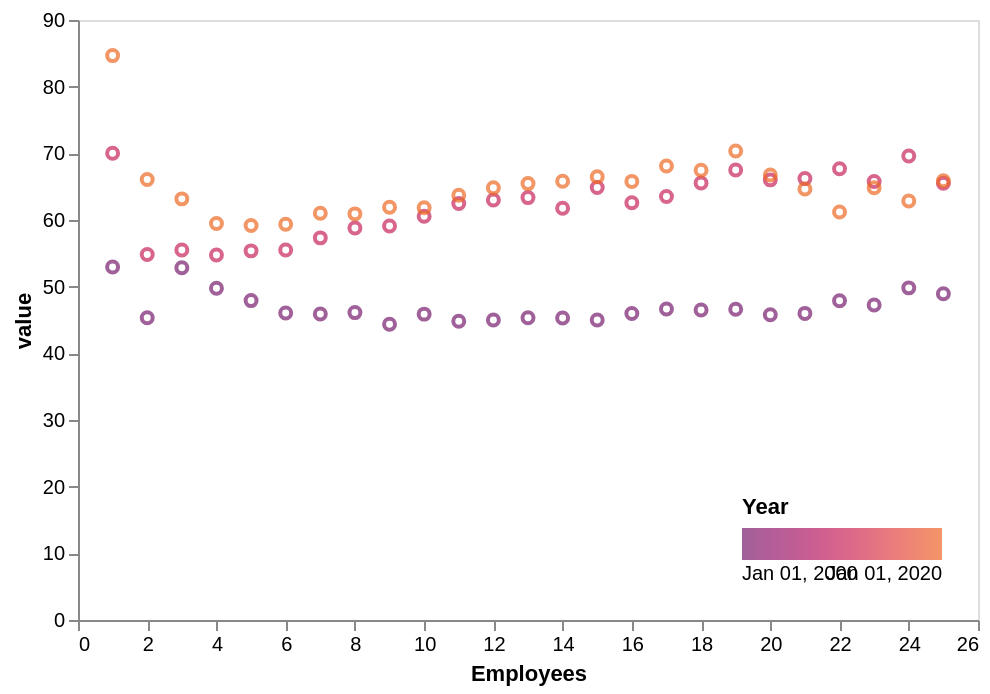

This figure's Vega-Lite source:
### Vega-Lite specification from a JSON file in a GitHub repository (floating-point values rounded to 4 significant figures)
{"$schema": "https://vega.github.io/schema/vega-lite/v5.json", "description": "A calculate that takes the messy names in the field, metric, and creates a new field, metricClean, where the names are nicer.", "data": {"values": [{"Year": "2000", "Size": "1", "rlp10": "12.28", "rlp25": "30.23", "rlp50": "52.96", "rlp75": "79.06", "rlp90": "118.93"}, {"Year": "2010", "Size": "1", "rlp10": "16.63", "rlp25": "40.26", "rlp50": "70.02", "rlp75": "103.5", "rlp90": "164.2"}, {"Year": "2020", "Size": "1", "rlp10": "20.52", "rlp25": "49.47", "rlp50": "84.66", "rlp75": "122.83", "rlp90": "182.08"}, {"Year": "2000", "Size": "2", "rlp10": "12.29", "rlp25": "26.08", "rlp50": "45.33", "rlp75": "73.28", "rlp90": "111.46"}, {"Year": "2010", "Size": "2", "rlp10": "15.4", "rlp25": "31.64", "rlp50": "54.82", "rlp75": "91.69", "rlp90": "148.28"}, {"Year": "2020", "Size": "2", "rlp10": "21.24", "rlp25": "40.65", "rlp50": "66.07", "rlp75": "109.08", "rlp90": "163.86"}, {"Year": "2000", "Size": "3", "rlp10": "18.31", "rlp25": "29.07", "rlp50": "52.85", "rlp75": "78.38", "rlp90": "135.71"}, {"Year": "2010", "Size": "3", "rlp10": "21.38", "rlp25": "32.6", "rlp50": "55.49", "rlp75": "95.99", "rlp90": "163.68"}, {"Year": "2020", "Size": "3", "rlp10": "24.07", "rlp25": "34.04", "rlp50": "63.17", "rlp75": "109.54", "rlp90": "187.74"}, {"Year": "2000", "Size": "4", "rlp10": "16.57", "rlp25": "27.15", "rlp50": "49.75", "rlp75": "78.43", "rlp90": "146.08"}, {"Year": "2010", "Size": "4", "rlp10": "19.56", "rlp25": "30.92", "rlp50": "54.74", "rlp75": "95.47", "rlp90": "166.86"}, {"Year": "2020", "Size": "4", "rlp10": "22.46", "rlp25": "32.03", "rlp50": "59.47", "rlp75": "109.64", "rlp90": "199.4"}, {"Year": "2000", "Size": "5", "rlp10": "16.45", "rlp25": "27.32", "rlp50": "47.91", "rlp75": "78.73", "rlp90": "147.97"}, {"Year": "2010", "Size": "5", "rlp10": "19.16", "rlp25": "31.45", "rlp50": "55.37", "rlp75": "96.91", "rlp90": "177.33"}, {"Year": "2020", "Size": "5", "rlp10": "19.68", "rlp25": "31.01", "rlp50": "59.17", "rlp75": "108.18", "rlp90": "201.26"}, {"Year": "2000", "Size": "6", "rlp10": "15.67", "rlp25": "26.19", "rlp50": "46.05", "rlp75": "79.14", "rlp90": "154.16"}, {"Year": "2010", "Size": "6", "rlp10": "18.75", "rlp25": "31.76", "rlp50": "55.51", "rlp75": "97.35", "rlp90": "182.15"}, {"Year": "2020", "Size": "6", "rlp10": "17.93", "rlp25": "31.15", "rlp50": "59.35", "rlp75": "110.44", "rlp90": "207.01"}, {"Year": "2000", "Size": "7", "rlp10": "14.92", "rlp25": "25.77", "rlp50": "45.91", "rlp75": "78.74", "rlp90": "157.47"}, {"Year": "2010", "Size": "7", "rlp10": "18.67", "rlp25": "32.55", "rlp50": "57.32", "rlp75": "100.56", "rlp90": "191.18"}, {"Year": "2020", "Size": "7", "rlp10": "17.67", "rlp25": "31.83", "rlp50": "61", "rlp75": "116.15", "rlp90": "212.72"}, {"Year": "2000", "Size": "8", "rlp10": "14.69", "rlp25": "25.44", "rlp50": "46.11", "rlp75": "79.85", "rlp90": "160.39"}, {"Year": "2010", "Size": "8", "rlp10": "18.4", "rlp25": "33.12", "rlp50": "58.79", "rlp75": "102.5", "rlp90": "198.88"}, {"Year": "2020", "Size": "8", "rlp10": "16.73", "rlp25": "31.49", "rlp50": "60.92", "rlp75": "114.61", "rlp90": "219.35"}, {"Year": "2000", "Size": "9", "rlp10": "13.92", "rlp25": "24.41", "rlp50": "44.37", "rlp75": "80.8", "rlp90": "164.56"}, {"Year": "2010", "Size": "9", "rlp10": "18.46", "rlp25": "33.49", "rlp50": "59.09", "rlp75": "104.39", "rlp90": "202.12"}, {"Year": "2020", "Size": "9", "rlp10": "16.75", "rlp25": "32.01", "rlp50": "61.91", "rlp75": "117.4", "rlp90": "223.88"}, {"Year": "2000", "Size": "10", "rlp10": "13.85", "rlp25": "24.8", "rlp50": "45.88", "rlp75": "82.11", "rlp90": "167.74"}, {"Year": "2010", "Size": "10", "rlp10": "19.33", "rlp25": "34.33", "rlp50": "60.55", "rlp75": "106.17", "rlp90": "212.86"}, {"Year": "2020", "Size": "10", "rlp10": "15.71", "rlp25": "31.7", "rlp50": "61.84", "rlp75": "115.77", "rlp90": "223.87"}, {"Year": "2000", "Size": "11", "rlp10": "13.51", "rlp25": "24.33", "rlp50": "44.82", "rlp75": "82.67", "rlp90": "162.82"}, {"Year": "2010", "Size": "11", "rlp10": "19.24", "rlp25": "35.03", "rlp50": "62.48", "rlp75": "110.06", "rlp90": "214.64"}, {"Year": "2020", "Size": "11", "rlp10": "16.24", "rlp25": "32.16", "rlp50": "63.7", "rlp75": "119.95", "rlp90": "228.49"}, {"Year": "2000", "Size": "12", "rlp10": "13.55", "rlp25": "24.08", "rlp50": "45.01", "rlp75": "82.69", "rlp90": "168.45"}, {"Year": "2010", "Size": "12", "rlp10": "18.82", "rlp25": "34.68", "rlp50": "62.99", "rlp75": "112.19", "rlp90": "223.11"}, {"Year": "2020", "Size": "12", "rlp10": "15.87", "rlp25": "32.22", "rlp50": "64.84", "rlp75": "122.94", "rlp90": "238.54"}, {"Year": "2000", "Size": "13", "rlp10": "13.19", "rlp25": "23.97", "rlp50": "45.35", "rlp75": "82.2", "rlp90": "167.72"}, {"Year": "2010", "Size": "13", "rlp10": "18.73", "rlp25": "35.14", "rlp50": "63.36", "rlp75": "112.58", "rlp90": "226.59"}, {"Year": "2020", "Size": "13", "rlp10": "16.86", "rlp25": "33.73", "rlp50": "65.46", "rlp75": "123.07", "rlp90": "235.95"}, {"Year": "2000", "Size": "14", "rlp10": "13.16", "rlp25": "23.79", "rlp50": "45.31", "rlp75": "80.19", "rlp90": "166.16"}, {"Year": "2010", "Size": "14", "rlp10": "18.63", "rlp25": "34.49", "rlp50": "61.76", "rlp75": "110.22", "rlp90": "221.47"}, {"Year": "2020", "Size": "14", "rlp10": "16.57", "rlp25": "32.89", "rlp50": "65.8", "rlp75": "122.4", "rlp90": "241.27"}, {"Year": "2000", "Size": "15", "rlp10": "13.26", "rlp25": "24.13", "rlp50": "45.01", "rlp75": "83.24", "rlp90": "173.34"}, {"Year": "2010", "Size": "15", "rlp10": "19.67", "rlp25": "35.73", "rlp50": "64.88", "rlp75": "118.7", "rlp90": "227.46"}, {"Year": "2020", "Size": "15", "rlp10": "17.1", "rlp25": "33.84", "rlp50": "66.49", "rlp75": "128.64", "rlp90": "251.25"}, {"Year": "2000", "Size": "16", "rlp10": "13.31", "rlp25": "24.3", "rlp50": "45.98", "rlp75": "83.71", "rlp90": "171.7"}, {"Year": "2010", "Size": "16", "rlp10": "18.83", "rlp25": "34.24", "rlp50": "62.58", "rlp75": "111.86", "rlp90": "210.74"}, {"Year": "2020", "Size": "16", "rlp10": "15.6", "rlp25": "32.74", "rlp50": "65.79", "rlp75": "128.1", "rlp90": "252.28"}, {"Year": "2000", "Size": "17", "rlp10": "13.15", "rlp25": "24.31", "rlp50": "46.64", "rlp75": "84.1", "rlp90": "174.99"}, {"Year": "2010", "Size": "17", "rlp10": "19.28", "rlp25": "36.3", "rlp50": "63.52", "rlp75": "118.8", "rlp90": "228.69"}, {"Year": "2020", "Size": "17", "rlp10": "16.41", "rlp25": "33.36", "rlp50": "68.11", "rlp75": "132.37", "rlp90": "262.4"}, {"Year": "2000", "Size": "18", "rlp10": "13.28", "rlp25": "24.3", "rlp50": "46.49", "rlp75": "84.24", "rlp90": "175.7"}, {"Year": "2010", "Size": "18", "rlp10": "18.84", "rlp25": "35.75", "rlp50": "65.54", "rlp75": "117.96", "rlp90": "233.87"}, {"Year": "2020", "Size": "18", "rlp10": "16.52", "rlp25": "33.62", "rlp50": "67.47", "rlp75": "130.18", "rlp90": "254.05"}, {"Year": "2000", "Size": "19", "rlp10": "12.48", "rlp25": "23.97", "rlp50": "46.6", "rlp75": "83.94", "rlp90": "175.38"}, {"Year": "2010", "Size": "19", "rlp10": "20.77", "rlp25": "36.77", "rlp50": "67.5", "rlp75": "123.22", "rlp90": "237.26"}, {"Year": "2020", "Size": "19", "rlp10": "17.23", "rlp25": "34.65", "rlp50": "70.34", "rlp75": "135.41", "rlp90": "274.72"}, {"Year": "2000", "Size": "20", "rlp10": "12.79", "rlp25": "24.02", "rlp50": "45.78", "rlp75": "86.57", "rlp90": "181.68"}, {"Year": "2010", "Size": "20", "rlp10": "18.68", "rlp25": "35.77", "rlp50": "66.02", "rlp75": "118.26", "rlp90": "231.52"}, {"Year": "2020", "Size": "20", "rlp10": "15.62", "rlp25": "32.17", "rlp50": "66.75", "rlp75": "129.89", "rlp90": "259.58"}, {"Year": "2000", "Size": "21", "rlp10": "12.27", "rlp25": "23.72", "rlp50": "45.99", "rlp75": "85.56", "rlp90": "178.32"}, {"Year": "2010", "Size": "21", "rlp10": "19.19", "rlp25": "35.4", "rlp50": "66.21", "rlp75": "120.75", "rlp90": "242.74"}, {"Year": "2020", "Size": "21", "rlp10": "15.37", "rlp25": "31.76", "rlp50": "64.66", "rlp75": "123.2", "rlp90": "241.64"}, {"Year": "2000", "Size": "22", "rlp10": "13.25", "rlp25": "24.85", "rlp50": "47.89", "rlp75": "88.28", "rlp90": "181"}, {"Year": "2010", "Size": "22", "rlp10": "19.68", "rlp25": "35.14", "rlp50": "67.7", "rlp75": "121.88", "rlp90": "233.82"}, {"Year": "2020", "Size": "22", "rlp10": "14.27", "rlp25": "29.65", "rlp50": "61.19", "rlp75": "122.63", "rlp90": "239.85"}, {"Year": "2000", "Size": "23", "rlp10": "13.48", "rlp25": "24.75", "rlp50": "47.26", "rlp75": "86.25", "rlp90": "179.13"}, {"Year": "2010", "Size": "23", "rlp10": "19.72", "rlp25": "37.13", "rlp50": "65.77", "rlp75": "115.79", "rlp90": "223.1"}, {"Year": "2020", "Size": "23", "rlp10": "16.28", "rlp25": "32.44", "rlp50": "64.83", "rlp75": "125.21", "rlp90": "261.05"}, {"Year": "2000", "Size": "24", "rlp10": "14.24", "rlp25": "26.24", "rlp50": "49.82", "rlp75": "91.92", "rlp90": "189.85"}, {"Year": "2010", "Size": "24", "rlp10": "19.87", "rlp25": "36.46", "rlp50": "69.61", "rlp75": "126.06", "rlp90": "260.38"}, {"Year": "2020", "Size": "24", "rlp10": "14.85", "rlp25": "31.04", "rlp50": "62.85", "rlp75": "123.71", "rlp90": "250.83"}, {"Year": "2000", "Size": "25", "rlp10": "12.93", "rlp25": "25.19", "rlp50": "48.95", "rlp75": "92.22", "rlp90": "206.72"}, {"Year": "2010", "Size": "25", "rlp10": "18.98", "rlp25": "36.38", "rlp50": "65.5", "rlp75": "117.47", "rlp90": "225.78"}, {"Year": "2020", "Size": "25", "rlp10": "16.79", "rlp25": "32.16", "rlp50": "65.9", "rlp75": "132.15", "rlp90": "253.22"}], "format": {"parse": {"Year": "date"}}}, "transform": [{"fold": ["rlp50"], "as": ["metric", "value"]}], "height": 300, "width": 450, "mark": {"type": "point"}, "encoding": {"x": {"field": "Size", "type": "quantitative", "title": "Employees", "axis": {"grid": false, "format": "d"}}, "y": {"field": "value", "type": "quantitative", "axis": {"grid": false, "format": "d"}}, "color": {"field": "Year", "scale": {"scheme": "inferno"}, "legend": {"orient": "bottom-right", "columns": 5}, "type": "temporal"}}}
